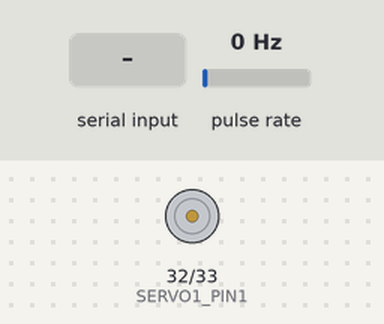
This sketch was run on a simulated ESP32. Parts: motor-driver pin pairs drawn as motors (green arrow = first pin HIGH = forward, orange = second pin HIGH = backward, longer = more drive). Wiring (inferred from the names in the program): pulse sensor: data GPIO 25. The test bench sets the inputs (shaded band); at power-on: pulse rate 0 Hz. What the sketch prints to the serial monitor is not drawn.

Above: at 1.2 s.
1.3 s: "f\n" received over Serial
At 2.2 s:
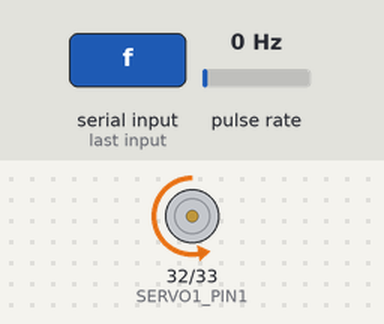
2.8 s: "b\n" received over Serial
At 3.3 s:
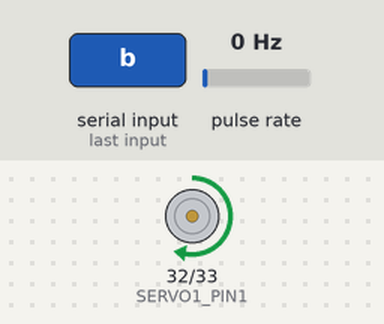
4.3 s: "stop\n" received over Serial
At 5.7 s:
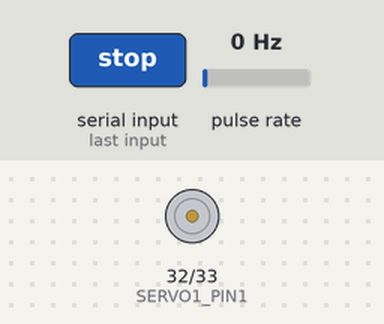
Timing chart, 0 to 7.3 s (numbered marks = the images above; inputs shaded):
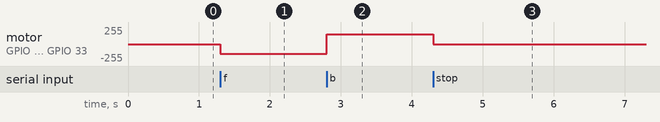

Measured:
- after the input at 1.3 s, motor on GPIO 32 (SERVO1_PIN1) / GPIO 33 (SERVO1_PIN2): stopped → backward 149/255 at once
- after the input at 2.8 s, motor on GPIO 32 (SERVO1_PIN1) / GPIO 33 (SERVO1_PIN2): backward 149/255 → forward 149/255 at once
- after the input at 4.3 s, motor on GPIO 32 (SERVO1_PIN1) / GPIO 33 (SERVO1_PIN2): forward 149/255 → stopped at once

The sketch:

P05_encoder_singlemotorV2.ino
```cpp
/**
 * 在这个程序中，要结合编码器与drv8333,结合MPU6050;
 * 经验证，该程序可运行，复制后进行升级——20260323；
 * 下面程序可以计算出电机的速度；
 * 复制后补充PID控制；
 */

// ===编码器引脚定义===
#define ENC_A_LEFT  25
#define ENC_B_LEFT  26

// -- 编码器参数 --
#define PPR       7     // 编码器每转脉冲数（电机本体）
#define REDUCTION 210     // 减速比
#define PULSES_PER_REV 1470  // (PPR * REDUCTION) 轮子转一圈的脉冲数 // 这么定义对吗？zq


// ===电机控制参数定义===
#define FREQ    50 //定义频率
#define RESOLUTION 10 // 分辨率10，意思是2的10次方 1024+1 中分辨率，数值越大精度越高，取值在0-20值之间，用来驱动电机；
#define SERVO1_PIN1 32  // PWM输出引脚；
#define SERVO1_PIN2 33  // PWM输出引脚；


// ===霍尔脉冲全局脉冲计数器===
volatile long leftPulses = 0;
volatile long rightPulses = 0;  // 先不用，但保留
unsigned long lastTime = 0; // 测量转速时，我们需要计算一段时间内的脉冲增量。
long lastPulses = 0;

// 中断服务函数
void IRAM_ATTR leftEncoderISR() {
  // 通常只需要检测A相上升沿，如需方向可检测B相状态，此处简化
  leftPulses++;
}


// ===========串口字符串数据解析===================
const int MAX_CMD_LEN =64;      // 命令最大长度

char inputBuffer[MAX_CMD_LEN];  // 存储接收到的命令
int bufferIndex = 0;            // 缓冲区当前位置
bool commandReady = false;      // 标志，是否收到完整命令


void setup() {
  Serial.begin(115200);
  pinMode(ENC_A_LEFT, INPUT_PULLUP);
  pinMode(ENC_B_LEFT, INPUT_PULLUP);

  // 附着中断，上升沿触发
  attachInterrupt(digitalPinToInterrupt(ENC_A_LEFT), leftEncoderISR, RISING);


    //建立 LEDC 通道 臂1
  ledcAttach(SERVO1_PIN1, FREQ, RESOLUTION);    // 通道，频率，分辨率；  ledcSetup() ledcAttachipin() 已经被淘汰了；
  ledcAttach(SERVO1_PIN2, FREQ, RESOLUTION);    // 通道，频率，分辨率；
}

void loop() {
  // =========第一步，监听串口并收集串口数据============
    receiveSerialCommand();

  // 第二步：如果收到完整命令，则解析并执行
  if (commandReady) {
    parseAndExecuteCommand(inputBuffer);

    // 第三步：重置状态，准备接收下一条命令
    clearBufferAndReset();
  }


  // === 单电机速度计算 ===
    motorSpeedCalculate();
}

/**
 * 函数：接收串口命令
 * 原理：逐个读取字符，以换行符'\n'作为命令结束标志
 */
void receiveSerialCommand() {
  while (Serial.available() > 0 && !commandReady) {
    char incomingChar = Serial.read(); // 读取一个字符

    // 判断是否为命令结束符（也可以是'\r'回车符）
    if (incomingChar == '\n') {
      inputBuffer[bufferIndex] = '\0'; // 在字符串末尾添加终止符
      commandReady = true;             // 标志命令已就绪
    }
    else {
      // 将字符存入缓冲区，但防止溢出
      if (bufferIndex < MAX_CMD_LEN - 1) {
        inputBuffer[bufferIndex] = incomingChar;
        bufferIndex++;
      } else {
        // 缓冲区溢出，清空并提示错误
        Serial.println("Error: Command too long!");
        clearBufferAndReset();
      }
    }
  }
}


/**
 * 函数：解析并执行命令
 * 原理：使用strcmp()比较字符串，匹配则执行对应操作
 *
 */
void parseAndExecuteCommand(char* cmd) {
  Serial.print("Executing: ");
  Serial.println(cmd); // 回声，显示收到的命令
  int supportSpeed1 = 600;   // 臂1 的支撑速度  // 分辨率10，意思是2的10次方 1024+1 中分辨率，数值越大精度越高，取值在0-20值之间，用来驱动电机；
  int speed1 = 600;         // 臂1 的驱动速度；

  if (strcmp(cmd, "f") == 0) {
    support1(supportSpeed1);
    Serial.println("Robot arm1 is supporting...");
  }  else if (strcmp(cmd, "b") == 0) {
    hug1(supportSpeed1);
    Serial.println("Robot arm1 is hugging");
  } else if (strcmp(cmd, "stop") == 0) {
    stopMotors();
    Serial.println(" Robot stop.");
  } else {
    Serial.print("Unknown command: '");
    Serial.print(cmd);
    Serial.println("'");
  }

}

/**
 * 函数：清空缓冲区并重置状态
 */
void clearBufferAndReset() {
  // 清空缓冲区（设为全0）
  memset(inputBuffer, 0, MAX_CMD_LEN);
  bufferIndex = 0;
  commandReady = false;
}


/**
 * 函数：清空缓冲区并重置状态
 */
void motorSpeedCalculate(){
  unsigned long now = millis(); // 读取微秒；
  if(now - lastTime >= 50){
    // 读取脉冲数（注意关中断保护）
    noInterrupts();
    long pulses = leftPulses;
    interrupts();

    long deltaPulses = pulses - lastPulses;
    float deltaTime = (now - lastTime) / 1000.0;   // 秒
    float speed_rps = deltaPulses*1.0 / PULSES_PER_REV / deltaTime;  // 转/秒  BUG 这个地方有个bug，需要*1.0，负责不会进行计算；
    float speed_rpm = speed_rps * 60;

    // 更新上次值
    lastPulses = pulses;
    lastTime = now;

    Serial.print("Speed: ");
    Serial.print(speed_rpm,4);
    Serial.println(" RPM");   // 转每分钟；
  }

}


void support1(int supportSpeed1){
  ledcWrite(SERVO1_PIN1,0); ledcWrite(SERVO1_PIN2,supportSpeed1);
}

void hug1(int supportSpeed1){
  ledcWrite(SERVO1_PIN1,supportSpeed1 ); ledcWrite(SERVO1_PIN2,0);
}

void stopMotors(){
  ledcWrite(SERVO1_PIN1,0); ledcWrite(SERVO1_PIN2,0);
}
```
